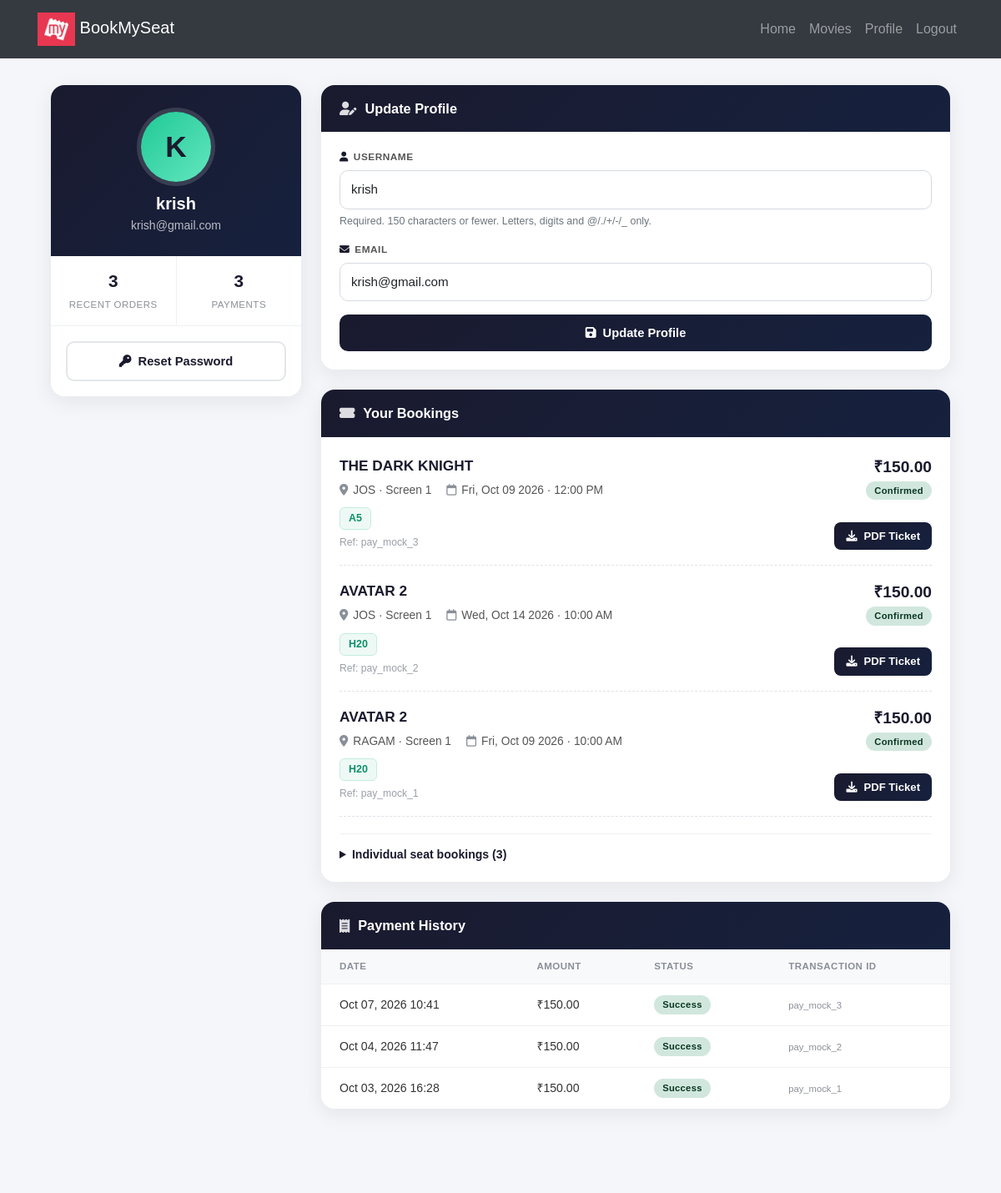
/user/profile/ (signed in, upper part), run on an earlier commit of the app's database.
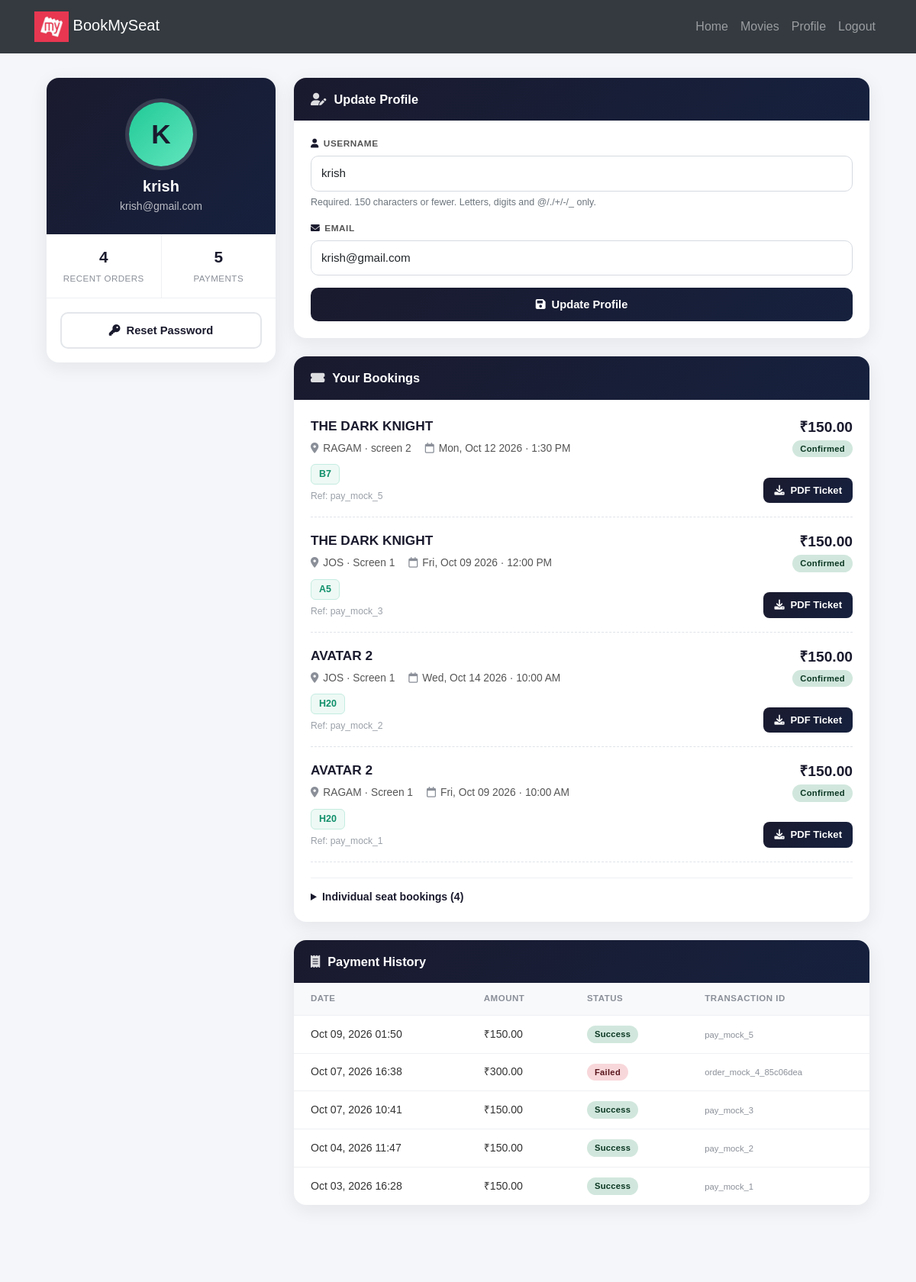
And on a later commit of the database.
### movies/models.py (models this page shows, shortened)
class BookingOrder(models.Model):
    class Status(models.TextChoices):
        CONFIRMED = 'CONFIRMED', 'Confirmed'
        CANCELLED = 'CANCELLED', 'Cancelled'
    user = models.ForeignKey(User, on_delete=models.CASCADE, related_name='booking_orders')
    show_time = models.ForeignKey(ShowTime, on_delete=models.CASCADE, related_name='booking_orders')
    reference = models.CharField(max_length=64, unique=True, db_index=True)
    total_amount = models.DecimalField(max_digits=10, decimal_places=2)
    status = models.CharField(max_length=20, choices=Status.choices, default=Status.CONFIRMED, db_index=True)
    created_at = models.DateTimeField(auto_now_add=True, db_index=True)
    class Meta:
        ordering = ['-created_at']
        indexes = [
            models.Index(fields=['user', '-created_at']),
        ]

class ShowTime(models.Model):
    movie = models.ForeignKey(Movie, on_delete=models.CASCADE, related_name='showtimes')
    theater = models.ForeignKey(Theater, on_delete=models.CASCADE, related_name='showtimes')
    screen = models.ForeignKey(Screen, on_delete=models.CASCADE, related_name='showtimes')
    date = models.DateField(help_text='Screening date')
    start_time = models.TimeField(help_text='Show start time')
    cleaning_buffer_minutes = models.PositiveIntegerField(
        default=20,
        help_text='Buffer time after show ends before next show can start (minutes)'
    )
    is_cancelled = models.BooleanField(default=False)
    class Meta:
        ordering = ['date', 'start_time']
        unique_together = ('screen', 'date', 'start_time')

class Movie(models.Model):
    AGE_CERTIFICATIONS = [
        ('U', 'U - Universal'),
        ('UA', 'UA - Parental Guidance'),
        ('UA13', 'UA13 - Parental Guidance (13+)'),
        ('UA16', 'UA16 - Parental Guidance (16+)'),
        ('A', 'A - Adults Only'),
        ('S', 'S - Special/Restricted'),
    ]
    name = models.CharField(max_length=250)
    image = models.ImageField(upload_to='movies/')
    rating = models.DecimalField(
        max_digits=3, decimal_places=1, blank=True, null=True,
        help_text='Optional critic/base rating out of 10. User rating is calculated from reviews.'
    )
    Cast = models.TextField(blank=True, help_text='Deprecated free-text cast list, kept for backward compatibility')
    description = models.TextField(blank=True, null=True)  # optional field
    genres = models.ManyToManyField(Genre, related_name='movies', blank=True)
    language = models.ForeignKey(
        Language, on_delete=models.SET_NULL, related_name='movies', null=True, blank=True
    )
    cast_members = models.ManyToManyField(
        CastMember, through='MovieCast', related_name='movies', blank=True
    )
    trailer_url = models.URLField(
        blank=True,
        validators=[validate_youtube_url],
        help_text='YouTube trailer URL (watch, youtu.be, or embed link).'
    )
    age_certification = models.CharField(max_length=10, choices=AGE_CERTIFICATIONS, blank=True)
    duration_minutes = models.PositiveIntegerField(blank=True, null=True, help_text='Runtime in minutes')
    release_date = models.DateField(
        blank=True, null=True,
        help_text='Available from (first bookable day, inclusive)',
    )
    end_date = models.DateField(
        blank=True, null=True,
        help_text='Available until (last bookable day, inclusive)',
    )
    default_cleaning_buffer_minutes = models.PositiveIntegerField(
        default=30,
        help_text='Default buffer/cleaning time between shows (minutes) for new showtimes',
    )
    booking_enabled = models.BooleanField(
        default=True,
        help_text=(
            'Master switch for this movie\'s bookings. Uncheck to immediately block '
            'all new bookings and showtime scheduling, regardless of release/end dates. '
            'A passed "end_date" alone no longer blocks bookings — toggle this off instead.'
        ),
    )
    created_at = models.DateTimeField(default=timezone.now, editable=False)
    class Meta:
        ordering = ['-created_at']

class Theater(models.Model):
    name = models.CharField(max_length=250)
    city = models.CharField(max_length=120, blank=True, default='', db_index=True)
    class Meta:
        ordering = ['name']

class Screen(models.Model):
    SCREEN_TYPE_CHOICES = [
        ('standard', 'Standard'),
        ('imax', 'IMAX'),
        ('3d', '3D'),
        ('4dx', '4DX'),
        ('dolby', 'Dolby Atmos'),
    ]
    theater = models.ForeignKey(Theater, on_delete=models.CASCADE, related_name='screens')
    name = models.CharField(max_length=100, help_text='e.g. Screen 1, IMAX Hall')
    total_seats = models.PositiveIntegerField(default=100)
    screen_type = models.CharField(max_length=20, choices=SCREEN_TYPE_CHOICES, default='standard')
    class Meta:
        ordering = ['theater', 'name']
        unique_together = ('theater', 'name')

class Booking(models.Model):
    user = models.ForeignKey(User, on_delete=models.CASCADE)
    seat = models.ForeignKey(Seat, on_delete=models.CASCADE, null=True, blank=True)
    show_time = models.ForeignKey(ShowTime, on_delete=models.CASCADE, related_name='bookings', null=True, blank=True)
    theater = models.ForeignKey(Theater, on_delete=models.CASCADE, null=True, blank=True)
    booked_at = models.DateTimeField(auto_now_add=True, db_index=True)
    movie = models.ForeignKey(Movie, on_delete=models.CASCADE, null=True, blank=True)
    total_price = models.DecimalField(max_digits=10, decimal_places=2, null=True, blank=True)
    booking_order = models.ForeignKey(
        BookingOrder, on_delete=models.SET_NULL, null=True, blank=True, related_name='bookings'
    )
    payment_transaction = models.ForeignKey(
        PaymentTransaction, on_delete=models.SET_NULL, null=True, blank=True, related_name='bookings'
    )
    class Meta:
        indexes = [
            models.Index(fields=['show_time', 'seat']),
            models.Index(fields=['user', '-booked_at']),
            models.Index(fields=['theater', 'booked_at']),
        ]

class Seat(models.Model):
    SEAT_TYPE_CHOICES = [
        ('standard', 'Standard'),
        ('premium', 'Premium'),
    ]
    screen = models.ForeignKey(Screen, on_delete=models.CASCADE, related_name='seats', null=True, blank=True)
    seat_number = models.CharField(max_length=10)
    seat_type = models.CharField(max_length=10, choices=SEAT_TYPE_CHOICES, default='standard')
    price = models.DecimalField(max_digits=8, decimal_places=2, default=150.00)
    is_booked = models.BooleanField(default=False)
    class Meta:
        ordering = ['seat_number']

class PaymentTransaction(models.Model):
    class Status(models.TextChoices):
        PENDING = 'PENDING', 'Pending'
        SUCCESS = 'SUCCESS', 'Success'
        FAILED = 'FAILED', 'Failed'
        CANCELLED = 'CANCELLED', 'Cancelled'
        REFUNDED = 'REFUNDED', 'Refunded'
    user = models.ForeignKey(User, on_delete=models.CASCADE, related_name='payments')
    show_time = models.ForeignKey(ShowTime, on_delete=models.CASCADE, related_name='payments')
    reservation = models.ForeignKey(
        SeatReservation, on_delete=models.SET_NULL, null=True, blank=True, related_name='payments'
    )
    seat_ids = models.JSONField(default=list, help_text='Seat primary keys included in this checkout')
    amount = models.DecimalField(max_digits=10, decimal_places=2)
    currency = models.CharField(max_length=8, default='INR')
    status = models.CharField(max_length=20, choices=Status.choices, default=Status.PENDING, db_index=True)
    provider = models.CharField(max_length=32, default='razorpay')
    provider_order_id = models.CharField(max_length=128, blank=True, db_index=True)
    provider_payment_id = models.CharField(max_length=128, blank=True, null=True, unique=True)
    idempotency_key = models.CharField(max_length=64, unique=True)
    failure_reason = models.CharField(max_length=500, blank=True)
    booking_order = models.ForeignKey(
        BookingOrder, on_delete=models.SET_NULL, null=True, blank=True, related_name='payment_transactions'
    )
    created_at = models.DateTimeField(auto_now_add=True, db_index=True)
    updated_at = models.DateTimeField(auto_now=True)
    class Meta:
        ordering = ['-created_at']
        indexes = [
            models.Index(fields=['status', 'created_at']),
            models.Index(fields=['user', '-created_at']),
        ]

### user/views.py (the view)
# urls.py: path('profile/', profile, name='profile'),
@login_required
def profile(request):
    bookings = Booking.objects.filter(user=request.user).select_related(
        'movie', 'theater', 'seat', 'show_time', 'booking_order'
    ).order_by('-booked_at')
    booking_orders = BookingOrder.objects.filter(user=request.user).prefetch_related('bookings').order_by('-created_at')[:20]
    payments = PaymentTransaction.objects.filter(user=request.user).order_by('-created_at')[:30]
    if request.method == 'POST':
        u_form = UserUpdateForm(request.POST, instance=request.user)  # fixed
        if u_form.is_valid():
            u_form.save()
            return redirect('profile')
    else:
        u_form = UserUpdateForm(instance=request.user)
    return render(request, 'users/profile.html', {
        'u_form': u_form,
        'bookings': bookings,
        'booking_orders': booking_orders,
        'payments': payments,
    })

### user/forms.py
class UserUpdateForm(forms.ModelForm):
    email = forms.EmailField()
    class Meta:
            model = User
            fields = ['username', 'email']
    class ProfileUpdateForm(forms.ModelForm):
        class Meta:
            model = User
            fields = ['password']

### templates/users/profile.html (shortened to what the changed rows need)
{% extends "users/base.html" %} {% block content %}
<link rel="stylesheet" href="https://cdnjs.cloudflare.com/ajax/libs/font-awesome/6.0.0-beta3/css/all.min.css">
<div class="pf-wrap">
  <aside class="pf-side">
    <div class="pf-card">
      <div class="pf-user-top">
        <div class="pf-avatar">{{ user.username|slice:":1"|upper }}</div>
        <h3>{{ user.username }}</h3>
        <p>{{ user.email }}</p>
      </div>
      <div class="pf-stats">
        <div class="pf-stat"><b>{{ booking_orders|length }}</b><span>Recent orders</span></div>
        <div class="pf-stat"><b>{{ payments|length }}</b><span>Payments</span></div>
      </div>
    </div>
  </aside>
  <div class="pf-main">
    <div class="pf-card">
      <div class="pf-card-body">
        <form method="POST" class="pf-form">
          {% for field in u_form %}
            <div class="pf-field">
              <label for="{{ field.id_for_label }}">
                <i class="fas fa-{% if field.name == 'username' %}user{% elif field.name == 'email' %}envelope{% else %}info-circle{% endif %}"></i>{{ field.label }}
              </label>
              {{ field }}
              {% if field.help_text %}
                <small class="form-text text-muted">{{ field.help_text }}</small>
              {% endif %}
            </div>
          {% endfor %}
        </form>
      </div>
    </div>
    <div class="pf-card">
      <div class="pf-card-body">
        {% if booking_orders %}
          {% for order in booking_orders %}
          <div class="pf-order">
            <div>
              <div class="pf-order-title">{{ order.show_time.movie.name }}</div>
              <div class="pf-order-meta">
                <span><i class="fas fa-map-marker-alt"></i>{{ order.show_time.theater.name }} · {{ order.show_time.screen.name }}</span>
                <span><i class="far fa-calendar"></i>{{ order.show_time.date|date:"D, M d Y" }} · {{ order.show_time.start_time|time:"g:i A" }}</span>
              </div>
              <div class="pf-seats">
                {% for b in order.bookings.all %}{% if b.seat %}<span class="pf-seat">{{ b.seat.seat_number }}</span>{% endif %}{% endfor %}
              </div>
              <div class="pf-ref">Ref: {{ order.reference }}</div>
            </div>
            <div class="pf-order-side">
              <div>
                <div class="pf-amount">₹{{ order.total_amount }}</div>
                <span class="pf-badge {% if order.status == 'CONFIRMED' %}pf-badge-ok{% elif order.status == 'CANCELLED' %}pf-badge-bad{% endif %}">{{ order.get_status_display }}</span>
              </div>
              <a href="{% url 'download_ticket' order.id %}" class="pf-btn pf-btn-primary pf-btn-sm"><i class="fas fa-download"></i> PDF Ticket</a>
            </div>
          </div>
          {% endfor %}
        {% endif %}
        {% if bookings %}
          <details class="pf-details">
            <summary>Individual seat bookings ({{ bookings|length }})</summary>
          </details>
        {% endif %}
      </div>
    </div>
    <div class="pf-card">
      {% if payments %}
      <div class="pf-table-wrap">
        <table class="pf-table">
          <thead><tr><th>Date</th><th>Amount</th><th>Status</th><th>Transaction ID</th></tr></thead>
          <tbody>
            {% for p in payments %}
            <tr>
              <td>{{ p.created_at|date:"M d, Y H:i" }}</td>
              <td>₹{{ p.amount }}</td>
              <td><span class="pf-badge {% if p.status == 'SUCCESS' %}pf-badge-ok{% elif p.status == 'FAILED' or p.status == 'CANCELLED' %}pf-badge-bad{% elif p.status == 'PENDING' %}pf-badge-wait{% elif p.status == 'REFUNDED' %}pf-badge-info{% endif %}">{{ p.get_status_display }}</span></td>
              <td><small>{{ p.provider_payment_id|default:p.provider_order_id|default:"—" }}</small></td>
            </tr>
            {% endfor %}
          </tbody>
        </table>
      </div>
      {% else %}
      <div class="pf-empty"><i class="fas fa-receipt"></i><p>No payments yet.</p></div>
      {% endif %}
    </div>
  </div>
</div>
{% endblock %}

What changed in the data, as far as the page shows it:
added BookingOrder: show_time.movie.name "THE DARK KNIGHT", show_time.theater.name "RAGAM", show_time.screen.name "screen 2", show_time "Mon, Oct 12 2026", show_time.start_time "1:30 PM", reference "pay_mock_5", total_amount "150.00", status "Confirmed"
added Booking: seat.seat_number "B7", shown under "THE DARK KNIGHT"
added PaymentTransaction: created_at "Oct 09, 2026 01:50", amount "150.00", status "Success", provider_payment_id "pay_mock_5"
added PaymentTransaction: created_at "Oct 07, 2026 16:38", amount "300.00", status "Failed", provider_payment_id "order_mock_4_85c06dea"
Also different on the page:
{{ booking_orders|length }}: "3" → "4"
{{ payments|length }}: "3" → "5"
{{ bookings|length }}: "3" → "4"
